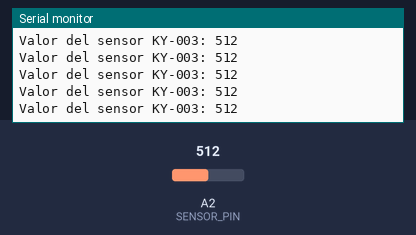
This sketch was run on a simulated Arduino Uno, built with avr-gcc and run on an emulated ATmega328P. On the bench: the last lines printed to the serial monitor. The inputs (shaded band) are chosen by the test bench; at power-on: A2 (SENSOR_PIN) = 512.

Above: at 1.2 s.
1.3 s: A2 (SENSOR_PIN) set to 716
At 1.31 s:
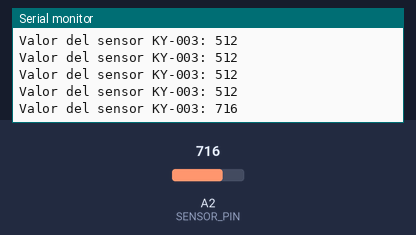
2.8 s: A2 (SENSOR_PIN) set to 900
At 2.82 s:
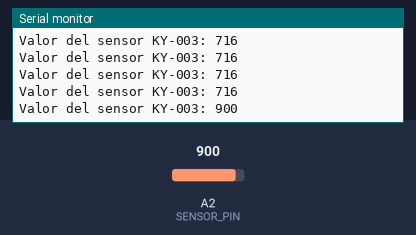
Timing chart, 0 to 5.8 s (numbered marks = the images above; inputs shaded):
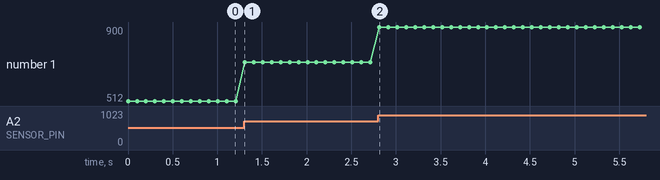

Measured:
- after the input at 1.3 s, the serial monitor: prints a new line at once (image 1)
- after the input at 2.8 s, the serial monitor: prints a new line at once (image 2)
- plotted number 1: 512 → 716 after the input at 1.3 s, 716 → 900 after the input at 2.8 s

The sketch:

Magnetic_Hall.ino
```cpp
#include <Arduino.h>

//Definir el pin de señal al que está conectado el sensor KY-003
#define SENSOR_PIN 2

//Inicializar la comunicación serial
void setup() {
  Serial.begin(9600);
}

void loop() {
  //Leer el valor analógico del sensor KY-003
  int sensorValue = analogRead(SENSOR_PIN);

  //Imprimir el valor leído en la consola
  Serial.print("Valor del sensor KY-003: ");
  Serial.println(sensorValue);

  //Esperar 100ms antes de volver a leer el sensor
  delay(100);
}
```
